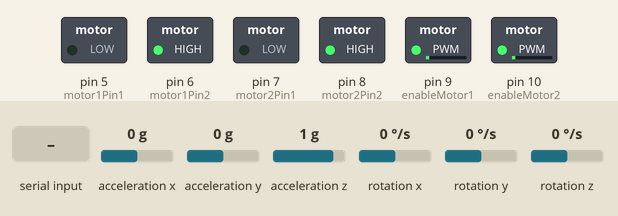
This sketch was run on a simulated Arduino Uno, built with avr-gcc and run on an emulated ATmega328P. Parts: switched loads named in the sketch (green lamp = pin HIGH). The inputs (shaded band) are chosen by the test bench; at power-on: acceleration x 0 g, rotation z 0 °/s, acceleration y 0 g, acceleration z 1 g, rotation x 0 °/s, rotation y 0 °/s.

Above: at 1.9 s.
2.0 s: acceleration x set to -1.4 g
At 2.6 s:
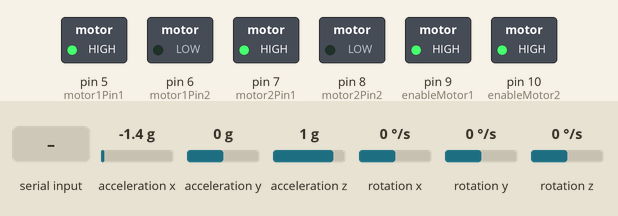
3.5 s: "3" received over the second serial link
At 3.69 s:
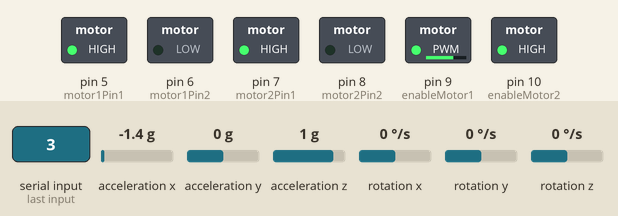
6.5 s: rotation z set to -192 °/s
At 7.5 s:
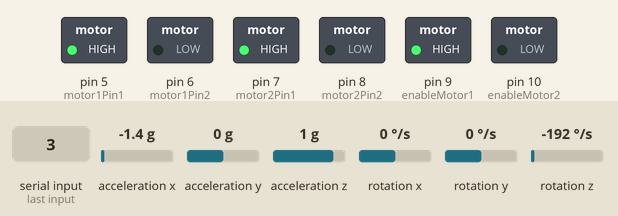
8.0 s: acceleration x set to 0 g
At 10.96 s:
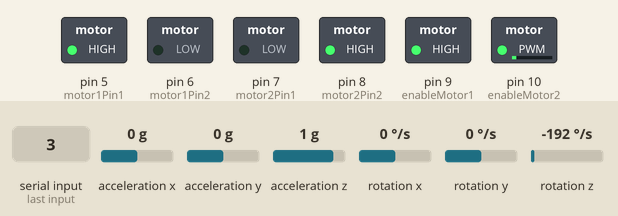
11.0 s: "2" received over the second serial link
At 12.5 s:
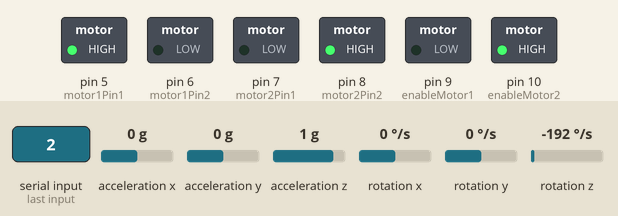
13.4 s: "4" received over the second serial link
At 13.74 s:
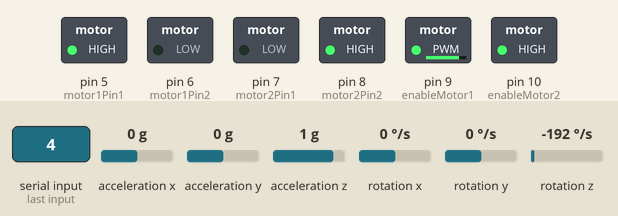
Timing chart, 0 to 19.2 s (numbered marks = the images above; inputs shaded):
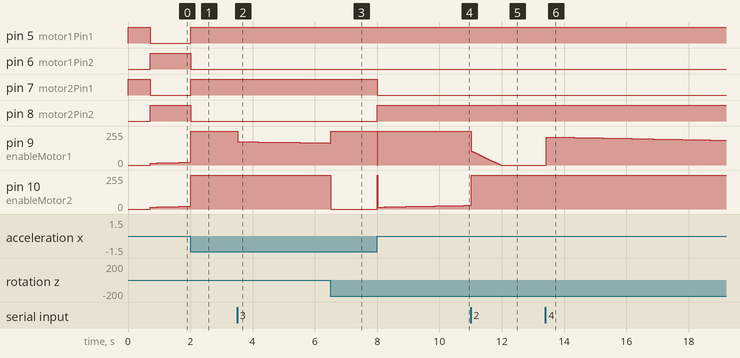

The sketch:

Self_balancing_robot_FINAL.ino
```cpp
//#define PRINT_DEBUG_BUILD  // Enable this to print MPU data on Serial Monitor for debugging

// PID library
#include <PID_v1.h>

// Bluetooth (SoftwareSerial)
#include <SoftwareSerial.h>
SoftwareSerial BT(11, 12);  // RX, TX  (connect HC-05 TX -> Arduino 11, HC-05 RX -> Arduino 12 with voltage divider)

// These are needed for MPU
#include "I2Cdev.h"
#include "MPU6050_6Axis_MotionApps20.h"
#if I2CDEV_IMPLEMENTATION == I2CDEV_ARDUINO_WIRE
  #include "Wire.h"
#endif

// class default I2C address is 0x68
MPU6050 mpu;
#define INTERRUPT_PIN 2  // (not used for attachInterrupt in this sketch)

// MPU control/status vars
bool dmpReady = false;
uint8_t mpuIntStatus;
uint8_t devStatus;
uint16_t packetSize;
uint16_t fifoCount;
uint8_t fifoBuffer[64];

// orientation/motion vars
Quaternion q;
VectorFloat gravity;
float ypr[3];
VectorInt16 gy;

// INTERRUPT DETECTION ROUTINE (kept for completeness)
volatile bool mpuInterrupt = false;
void dmpDataReady() { mpuInterrupt = true; }

// PID limits and timing
#define PID_MIN_LIMIT -255
#define PID_MAX_LIMIT 255
#define PID_SAMPLE_TIME_IN_MILLI 10

// Balance offsets and motor min
#define SETPOINT_PITCH_ANGLE_OFFSET -0.2
#define MIN_ABSOLUTE_SPEED 0

// Global state variables
double setpointPitchAngle = SETPOINT_PITCH_ANGLE_OFFSET;
double pitchGyroAngle = 0;
double pitchPIDOutput = 0;

double setpointYawRate = 0;
double yawGyroRate = 0;
double yawPIDOutput = 0;

// PID tuning (use your values)
#define PID_PITCH_KP 75
#define PID_PITCH_KI 35
#define PID_PITCH_KD 3

#define PID_YAW_KP 1.6
#define PID_YAW_KI 0.1
#define PID_YAW_KD 0

PID pitchPID(&pitchGyroAngle, &pitchPIDOutput, &setpointPitchAngle, PID_PITCH_KP, PID_PITCH_KI, PID_PITCH_KD, DIRECT);
PID yawPID(&yawGyroRate, &yawPIDOutput, &setpointYawRate, PID_YAW_KP, PID_YAW_KI, PID_YAW_KD, DIRECT);

// Motor pins
int enableMotor1 = 9;
int motor1Pin1   = 5;
int motor1Pin2   = 6;

int motor2Pin1   = 7;
int motor2Pin2   = 8;
int enableMotor2 = 10;

// Bluetooth command variable (global)
char btCommand = '0';  // '0' = stop / balanced

// Function prototype (fixes "not declared in this scope")
void rotateMotor(int speed1, int speed2);

// ---------- Setup helper functions ----------
void setupPID()
{
  pitchPID.SetOutputLimits(PID_MIN_LIMIT, PID_MAX_LIMIT);
  pitchPID.SetMode(AUTOMATIC);
  pitchPID.SetSampleTime(PID_SAMPLE_TIME_IN_MILLI);

  yawPID.SetOutputLimits(PID_MIN_LIMIT, PID_MAX_LIMIT);
  yawPID.SetMode(AUTOMATIC);
  yawPID.SetSampleTime(PID_SAMPLE_TIME_IN_MILLI);
}

void setupMotors()
{
  pinMode(enableMotor1, OUTPUT);
  pinMode(motor1Pin1, OUTPUT);
  pinMode(motor1Pin2, OUTPUT);

  pinMode(enableMotor2, OUTPUT);
  pinMode(motor2Pin1, OUTPUT);
  pinMode(motor2Pin2, OUTPUT);

  // ensure motors are stopped at boot
  rotateMotor(0, 0);
}

void setupMPU()
{
  // join I2C bus
  #if I2CDEV_IMPLEMENTATION == I2CDEV_ARDUINO_WIRE
    Wire.begin();
    Wire.setClock(400000);
  #elif I2CDEV_IMPLEMENTATION == I2CDEV_BUILTIN_FASTWIRE
    Fastwire::setup(400, true);
  #endif

  mpu.initialize();
  pinMode(INTERRUPT_PIN, INPUT);
  devStatus = mpu.dmpInitialize();

  // Use your calibrated offsets
  mpu.setXAccelOffset(196);
  mpu.setYAccelOffset(-3421);
  mpu.setZAccelOffset(380);
  mpu.setXGyroOffset(41);
  mpu.setYGyroOffset(2);
  mpu.setZGyroOffset(2);

  if (devStatus == 0)
  {
    mpu.setDMPEnabled(true);
    mpuIntStatus = mpu.getIntStatus();
    dmpReady = true;
    packetSize = mpu.dmpGetFIFOPacketSize();
  }
  else
  {
    // DMP init failed: you can handle error here (flash LED, etc.)
  }
}

// ---------- Arduino core ----------
void setup()
{
  // Motors, MPU, PID
  setupMotors();
  setupMPU();
  setupPID();

  // Serials
  Serial.begin(115200); // optional debug
  BT.begin(9600);       // HC-05 default baud

  // Small delay for stable start
  delay(200);
}

void loop()
{
  // If MPU not ready, do nothing
  if (!dmpReady) return;

  // --- Read Bluetooth command if any ---
  if (BT.available())
  {
    btCommand = BT.read(); // correct read from software serial

    // Interpret numeric commands:
    // '1' = forward, '2' = backward, '3' = left, '4' = right, '0' = stop/balance
    if (btCommand == '1') {
      setpointPitchAngle = SETPOINT_PITCH_ANGLE_OFFSET + 5.0; // tilt forward
      setpointYawRate = 0;
    }
    else if (btCommand == '2') {
      setpointPitchAngle = SETPOINT_PITCH_ANGLE_OFFSET - 5.0; // tilt backward
      setpointYawRate = 0;
    }
    else if (btCommand == '3') {
      // keep forward/back setpoint neutral, request yaw
      setpointPitchAngle = SETPOINT_PITCH_ANGLE_OFFSET;
      setpointYawRate = -50.0; // turn left (tweak magnitude as needed)
    }
    else if (btCommand == '4') {
      setpointPitchAngle = SETPOINT_PITCH_ANGLE_OFFSET;
      setpointYawRate = 50.0; // turn right
    }
    else if (btCommand == '0') {
      setpointPitchAngle = SETPOINT_PITCH_ANGLE_OFFSET;
      setpointYawRate = 0;
    }
    // else: ignore unknown characters
  }

  // --- Read MPU data and compute PID ---
  if (mpu.dmpGetCurrentFIFOPacket(fifoBuffer))
  {
    mpu.dmpGetQuaternion(&q, fifoBuffer);
    mpu.dmpGetGravity(&gravity, &q);
    mpu.dmpGetYawPitchRoll(ypr, &q, &gravity);
    mpu.dmpGetGyro(&gy, fifoBuffer);

    // update sensor-derived variables
    yawGyroRate = gy.z;                  // degrees/sec (raw DMP units often map; check if units need scaling)
    pitchGyroAngle = ypr[1] * 180.0 / M_PI; // degrees

    // compute PIDs
    pitchPID.Compute();
    yawPID.Compute();

    // send outputs to motors (mix pitch + yaw)
    int outLeft  = (int)(pitchPIDOutput + yawPIDOutput);
    int outRight = (int)(pitchPIDOutput - yawPIDOutput);

    rotateMotor(outLeft, outRight);

    #ifdef PRINT_DEBUG_BUILD
      Serial.print("Pitch: "); Serial.print(pitchGyroAngle);
      Serial.print("  Setpt: "); Serial.print(setpointPitchAngle);
      Serial.print("  Pout: "); Serial.print(pitchPIDOutput);
      Serial.print("  Yrate: "); Serial.print(yawGyroRate);
      Serial.print("  Yout: "); Serial.println(yawPIDOutput);
      delay(50);
    #endif
  }
}

// ---------- Motor control ----------
void rotateMotor(int speed1, int speed2)
{
  // set directions
  if (speed1 < 0) {
    digitalWrite(motor1Pin1, LOW);
    digitalWrite(motor1Pin2, HIGH);
  } else {
    digitalWrite(motor1Pin1, HIGH);
    digitalWrite(motor1Pin2, LOW);
  }

  if (speed2 < 0) {
    digitalWrite(motor2Pin1, LOW);
    digitalWrite(motor2Pin2, HIGH);
  } else {
    digitalWrite(motor2Pin1, HIGH);
    digitalWrite(motor2Pin2, LOW);
  }

  // absolute speeds with minimum offset
  int s1 = abs(speed1) + MIN_ABSOLUTE_SPEED;
  int s2 = abs(speed2) + MIN_ABSOLUTE_SPEED;

  s1 = constrain(s1, MIN_ABSOLUTE_SPEED, 255);
  s2 = constrain(s2, MIN_ABSOLUTE_SPEED, 255);

  analogWrite(enableMotor1, s1);
  analogWrite(enableMotor2, s2);
}
```

Measured:
- after the input at 2.0 s, pin 5 (motor1Pin1), pin 7 (motor2Pin1): LOW → HIGH at once; pin 6 (motor1Pin2), pin 8 (motor2Pin2): HIGH → LOW at once
- after the input at 3.5 s, pin 9 (enableMotor1): moves from 255/255 to 165/255 over 3.0 s, starting at once
- after the input at 6.5 s, pin 10 (enableMotor2): 255/255 → 0/255 at once
- after the input at 8.0 s, pin 7 (motor2Pin1): HIGH → LOW at once; pin 8 (motor2Pin2): LOW → HIGH at once; pin 9 (enableMotor1): 255/255 → 0/255 at once, → 255/255 0.02 s later
- after the input at 11.0 s, pin 9 (enableMotor1): moves from 255/255 to 0/255 over 0.95 s, starting at once
- after the input at 13.4 s, pin 9 (enableMotor1): 0/255 → 210/255 at once, → 209/255 0.21 s later, → 208/255 0.23 s later, → 207/255 0.22 s later, … (26 changes in this stretch)
